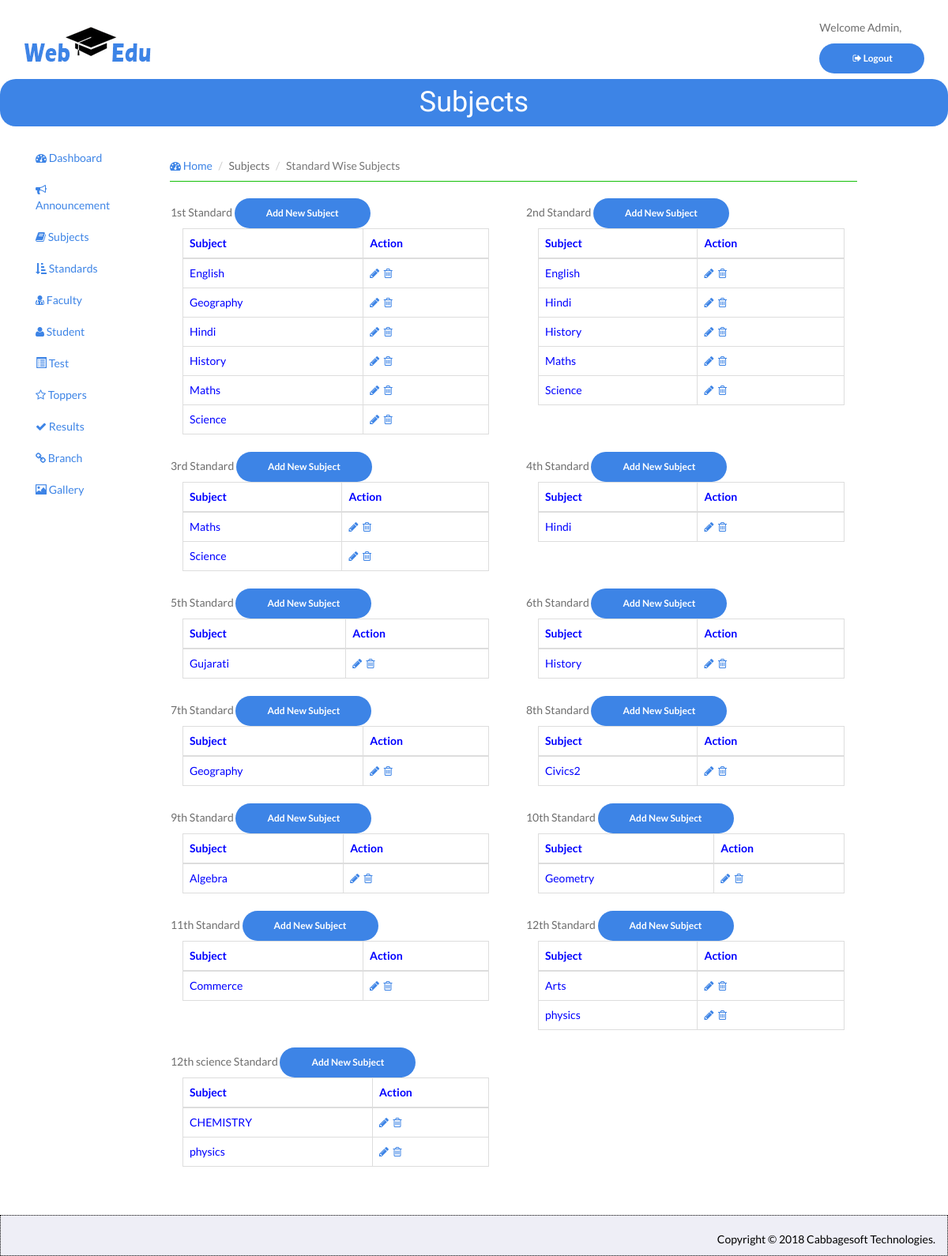
The app's page /admin/index.php/subject_controller/ViewSubject, older data.
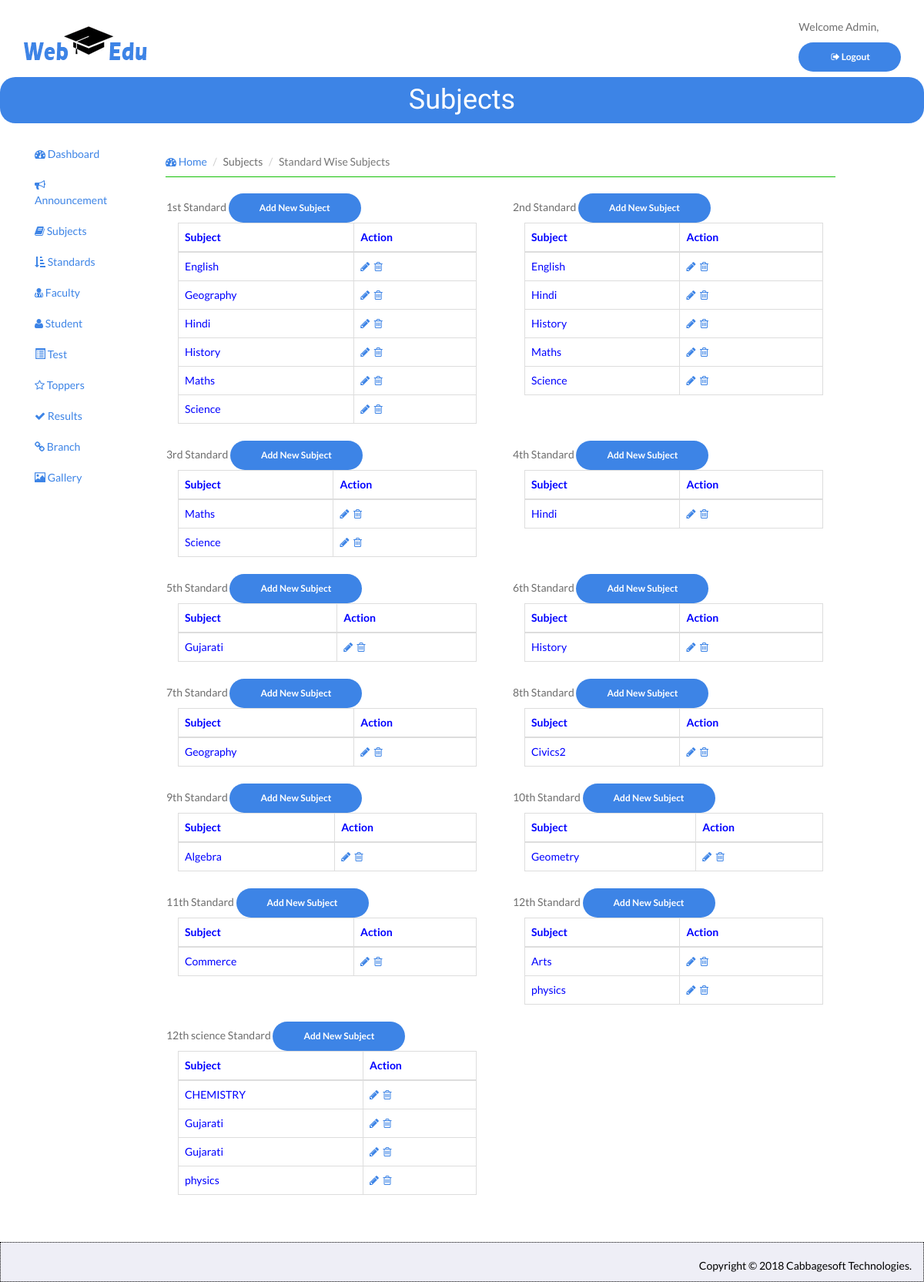
The same page, newer data.
### tables this page shows
CREATE TABLE `standard_mst` (
  `standard_id` int(11) NOT NULL,
  `standard` varchar(250) DEFAULT NULL
);

CREATE TABLE `subject_mst` (
  `sub_id` int(11) NOT NULL,
  `sub_name` varchar(100) NOT NULL,
  `standard_id` int(11) NOT NULL
);

### admin/application/controllers/Subject_Controller.php (called while the page is built, shortened)
<?php
class Subject_Controller extends CI_Controller {
    function __construct() {
        $this->load->model('Subject_Model');
    }
    public function ViewSubject() {
        $standards=$this->Subject_Model->FetchAllStandards();
        foreach($standards as $standard) {
            $result['s_'.$standard->standard_id]=$this->Subject_Model->FetchSubjects($standard->standard_id);
        }
        $result['AllStandards'] = $standards;
        $this->load->view('ViewSubject',$result);
    }
}

### admin/index.php (called while the page is built, shortened)
<?php
require_once BASEPATH.'core/CodeIgniter.php';

### admin/application/models/Subject_Model.php (called while the page is built, shortened)
<?php
class Subject_Model extends CI_Model {
    public function FetchAllStandards() {
        $this->db->select('*')->from('standard_mst');
        $q = $this->db->get();
        return $q->result();
    }
    public function FetchSubjects($id) {
        $this->db->select('*')->from('subject_mst sub');
        $this->db->join('standard_mst std', 'sub.standard_id = std.standard_id');
        $this->db->where('sub.standard_id',$id);
        $this->db->order_by('sub.sub_name', 'asc');
        $q = $this->db->get();
        return $q->result();
    }
}
?>

### admin/application/views/ViewSubject.php (the view, shortened to what this page needs)
<!DOCTYPE html>
<html>
    <head>
    </head>
    <body>
        <div id="wrapper">
            <header id="head" class="secondary" >
            <div class="container">
                <h1>Subjects</h1>
            </div>
            </header>
            <div class="container col-sm-9">
            <div id="page-wrapper">
                <div class="row">
                    <div class="col-lg-12">
                      <div class="page-header">
                        <ol class="breadcrumb">
                            <li><a href="<?php echo base_url("index.php/Login_Controller/Home"); ?>"><i class="fa fa-dashboard"></i> Home</a></li>
                            <li>Subjects</li>
                            <li class="active">Standard Wise Subjects</li>
                        </ol>
                      </div>
                    </div>
                </div>
                <div class="row">
                    <?php $count=0; foreach($AllStandards as $standard) {
                        $id = $standard->standard_id;
                        $subjects = 's_'.$id;
                    ?>
                    <div class="col-lg-6">
                            <div class="panel panel-default">
                                <?php echo $standard->standard; ?> Standard
                                <a href="#" data-toggle="modal" data-target="#AddSubject" class="btn btn-sm">Add New Subject</a>
                            <div class="panel-body">
                                <div class="table-responsive col-sm-12">
                                <table class="table table-bordered">
                                    <thead>
                                        <tr>
                                            <th>Subject</th>
                                            <th>Action</th>
                                        </tr>
                                    </thead>
                                    <tbody>
                                        <?php foreach($$subjects as $subject) { ?>
                                        <tr>
                                            <td><?php echo $subject->sub_name; ?></td>
                                            <td>
                                                <a href="<?php echo base_url("index.php/Subject_Controller/EditSubject/$subject->sub_id");?>" data-toggle="tooltip" data-placement="top" title="Edit"><i class="fa fa-pencil update"></i></a>&nbsp;
                                                <a  onclick="return confirm('Are You Sure Remove This Record ');" href="<?php echo base_url("index.php/Subject_Controller/DeleteSubject/$subject->sub_id/$subject->standard_id")?>" data-toggle="tooltip" data-placement="top" title="Delete"><i class="fa fa-trash-o delete"></i></a>
                                            </td>
                                        </tr>
                                        <?php } ?>
                                  </tbody>
                                </table>
                            </div>
                            </div>
                        </div>
                    </div>
                    <?php $count++; if($count%2 == 0) { echo "</div><div class='row' text=right>"; } } ?>
                </div>
            </div>
            </div>
        </div>
    </body>
</html>

Row changes from the older to the newer data that the page shows:
added subject_mst: sub_name "Gujarati", shown under standard_mst "12th science"
added subject_mst: sub_name "Gujarati", shown under standard_mst "12th science"
